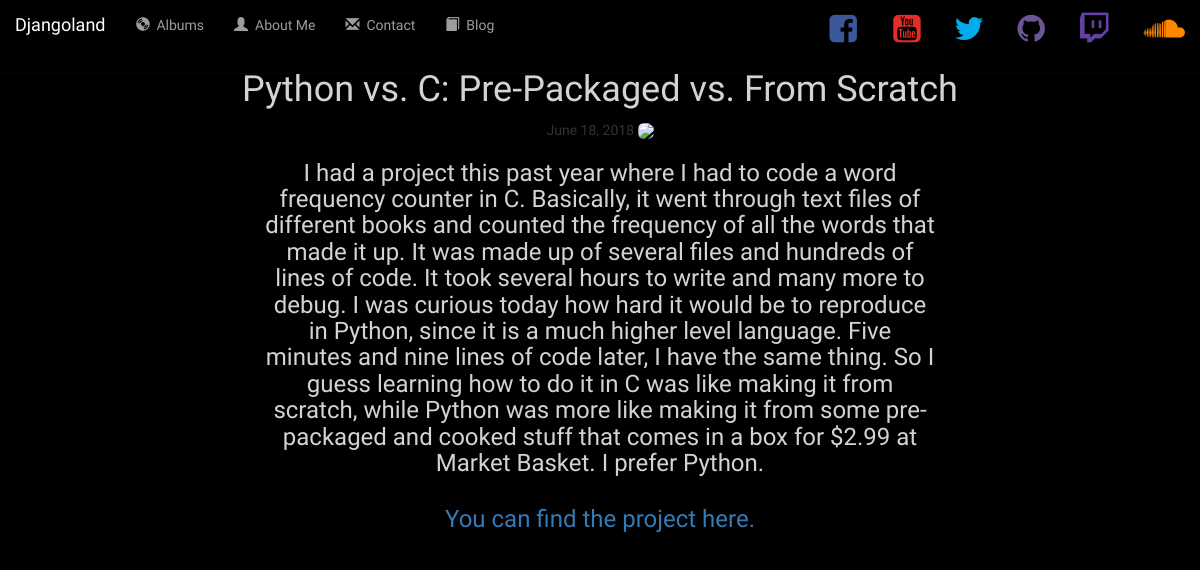
The page /BlogApp/1/ on the database its author committed.
### BlogApp/models.py (models this page shows, shortened)
class BlogPost(models.Model):
    title = models.CharField(max_length=100)
    post = models.CharField(max_length=10000)
    link = models.URLField(max_length=1000, null=True, blank=True)
    img = models.URLField(max_length=1000, null=True, blank=True)
    date_added = models.CharField(max_length=20, null=True, blank=True)
    liked = models.BooleanField(default=False)

### BlogApp/views.py (the view)
# urls.py: path('<int:pk>/', BlogApp.views.PostView.as_view(), name='post-detail'),
class PostView(generic.DetailView):
    model = BlogPost
    template_name = 'Blog/post.html'
    context_object_name = 'post'

### BlogApp/templates/Blog/post.html (shortened to what this page needs)
{% extends 'base.html' %}
{% load staticfiles %}
{% block body %}
<body>
    <center>
        <div class="container">
            <div class="row">
                <h1><bold>{{ post.title }}</bold></h1>
                {% if post.date_added %}
                    <span>{{ post.date_added }}</span>
                {% endif %}
                {% if post.img %}
                <img src="https://image.slidesharecdn.com/pythonprogrammingessentials-m2-introductiontopython-140819043153-phpapp02/95/python-programming-essentials-m2-introduction-to-python-11-638.jpg?cb=1408424504"
                    class="img-rounded">
                {% endif %}
            </div>
            <div class="row">
                <h3 style="color:lightgrey; margin-left:250px; margin-right:250px">{{ post.post }}</h3>
            </div>
            <div class="row">
                {% if post.link %}
                    <h3><a href="{{ post.link }}" target="_blank">You can find the project here.</a></h3>
                {% endif %}
            </div>
        </div>
    </center>
</body>
{% endblock %}

### My_Songs/static/My_Songs/style.css (style rules this page uses)
body { margin-top:50px; margin-bottom:50px; background-color: black; background-image: none; font-family: 'Quicksand', sans-serif; }
h1 { color:lightgrey; }
h3 { color:lightgrey; }

### rows shown on the page
BlogPost: title "Python vs. C: Pre-Packaged vs. From Scratch", date_added "June 18, 2018", post "I had a project this past year where I had to code a word frequency counter in C. Basically, it went through text files of different books and counted the frequency of all the words that made it up. It was made up of several files and hundreds of lines of code. It took several hours to write and many more to debug. I was curious today how hard it would be to reproduce in Python, since it is a much higher level language. Five minutes and nine lines of code later, I have the same thing. So I guess learning how to do it in C was like making it from scratch, while Python was more like making it from some pre-packaged and cooked stuff that comes in a box for $2.99 at Market Basket. I prefer…"
